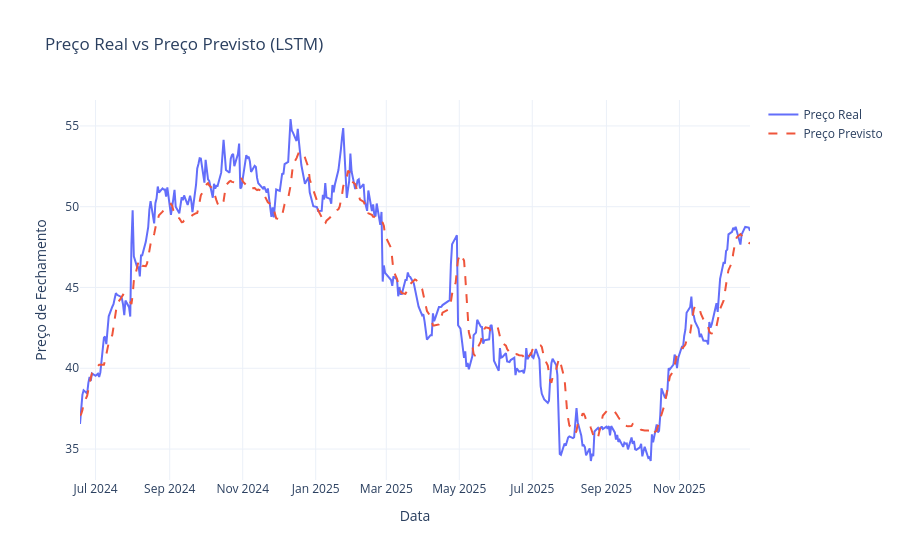

Here is the notebook cell this chart was saved with:
### Code cell
fig = go.Figure()

fig.add_trace(go.Scatter(
    x=df_plot['Date'],
    y=df_plot['Real'],
    mode='lines',
    name='Preço Real',
    line=dict(width=2)
))

fig.add_trace(go.Scatter(
    x=df_plot['Date'],
    y=df_plot['Previsto'],
    mode='lines',
    name='Preço Previsto',
    line=dict(width=2, dash='dash')
))

fig.update_layout(
    title='Preço Real vs Preço Previsto (LSTM)',
    xaxis_title='Data',
    yaxis_title='Preço de Fechamento',
    template='plotly_white',
    hovermode='x unified'
)

fig.show()

### Figure 1 — Plotly figure (JSON) as saved in the notebook; plotly's stock layout.template omitted (floating-point values rounded to 4 significant figures; data arrays with more than 128 entries replaced by an {"elided": "..."} marker saying what was removed)
{"data": [{"line": {"width": 2}, "mode": "lines", "name": "Preço Real", "type": "scatter", "x": {"elided": "386 str values"}, "y": {"elided": "386 float values"}}, {"line": {"dash": "dash", "width": 2}, "mode": "lines", "name": "Preço Previsto", "type": "scatter", "x": {"elided": "386 str values"}, "y": {"elided": "386 float values"}}], "layout": {"hovermode": "x unified", "title": {"text": "Preço Real vs Preço Previsto (LSTM)"}, "xaxis": {"title": {"text": "Data"}}, "yaxis": {"title": {"text": "Preço de Fechamento"}}}}
